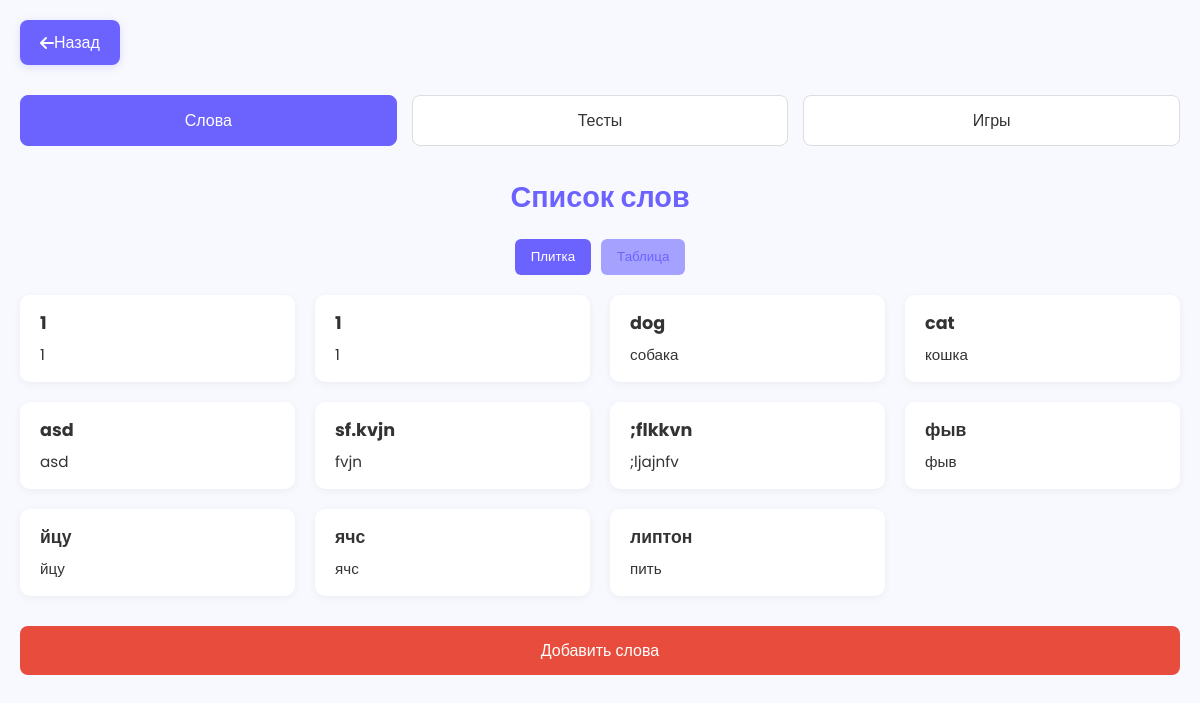
The app's page /words with its own data.
### site_1.py (models this page shows)
class Word(db.Model):
    __tablename__ = 'words'
    id = db.Column(db.Integer, primary_key=True)
    word = db.Column(db.String, nullable=False)
    perevod = db.Column(db.String, nullable=False)
    classs = db.Column('class', db.String, nullable=False)
    unit = db.Column(db.String, nullable=False)

### site_1.py (the view)
@app.route('/words')
def words():
    words = Word.query.order_by(Word.classs).all()
    items = {}
    for w in words:
        if w.classs not in items:
            items[w.classs] = {}
        if w.unit not in items[w.classs]:
            items[w.classs][w.unit] = []
        items[w.classs][w.unit].append([w.word, w.perevod])
    return render_template("words.html", items=items)

### templates/words.html (shortened to what this page needs)
<!DOCTYPE html>
<html lang="ru">
<head>
  <link rel="stylesheet" href="https://cdnjs.cloudflare.com/ajax/libs/font-awesome/6.0.0-beta3/css/all.min.css ">
</head>
<body>
  <div class="header">
    <button class="back-btn" id="back"><i class="fas fa-arrow-left"></i> Назад</button>
  </div>
  <div class="nav-tabs">
    <button id="words" class="nav-tab active">Слова</button>
    <button id="tests" class="nav-tab">Тесты</button>
    <button id="games" class="nav-tab">Игры</button>
  </div>
  <div class="container">
    <h1>Список слов</h1>
    <div class="view-toggle">
      <button onclick="setView('cards')" class="active" id="btn-cards">Плитка</button>
      <button onclick="setView('table')" id="btn-table">Таблица</button>
    </div>
    <div id="cardView" class="words-container">
      {% for class in items.keys() %}
        {% for unit in items[class] %}
          {% for item in items[class][unit] %}
            <div class="word-card">
              <strong>{{ item[0] }}</strong>
              <span>{{ item[1] }}</span>
            </div>
          {% endfor %}
        {% endfor %}
      {% endfor %}
    </div>
    <button id="add" class="add-btn">Добавить слова</button>
  </div>
</body>
</html>

### templates/words.html (style rules this page uses)
:root { --primary: #6c63ff; --primary-light: #a5a1ff; --background: #f8f9fe; --card-bg: #ffffff; --text: #333333; --border: #ddd; --button-hover: #5a52e0; --danger-color: #e74c3c; }
* { box-sizing: border-box; margin: 0; padding: 0; font-family: 'Poppins', sans-serif; }
body { background-color: var(--background); color: var(--text); padding: 20px; }
.header { display: flex; justify-content: space-between; align-items: center; margin-bottom: 30px; }
.back-btn { display: inline-flex; align-items: center; padding: 10px 20px; font-size: 1rem; font-weight: 500; background-color: var(--primary); color: white; border: none; border-radius: 8px; cursor: pointer; transition: all 0.3s ease; box-shadow: 0 2px 10px rgba(108, 99, 255, 0.2); }
.nav-tabs { display: flex; justify-content: center; gap: 15px; margin-bottom: 30px; flex-wrap: wrap; }
.nav-tab { flex: 1; padding: 12px 20px; font-size: 1rem; font-weight: 500; text-align: center; color: var(--text); background: white; border: 1px solid var(--border); border-radius: 8px; cursor: pointer; transition: all 0.3s ease; }
.nav-tab.active { background: var(--primary); color: white; border-color: var(--primary); }
h1 { text-align: center; font-size: 1.8rem; color: var(--primary); margin-bottom: 20px; }
.view-toggle { display: flex; justify-content: center; gap: 10px; margin-bottom: 20px; }
.view-toggle button { padding: 8px 16px; border: none; background: var(--primary-light); color: var(--primary); border-radius: 6px; cursor: pointer; font-weight: 500; }
.view-toggle button.active { background: var(--primary); color: white; }
.words-container { display: grid; grid-template-columns: repeat(auto-fill, minmax(220px, 1fr)); gap: 20px; }
.word-card { background: white; padding: 15px 20px; border-radius: 10px; box-shadow: 0 2px 8px rgba(0,0,0,0.05); transition: transform 0.2s ease; }
.word-card strong { display: block; font-size: 1.1rem; margin-bottom: 6px; }
.word-card span { color: var(--text-light); font-size: 0.95rem; }
.add-btn { display: block; width: 100%; padding: 12px 20px; font-size: 1rem; font-weight: 500; background-color: var(--danger-color); color: white; border: none; border-radius: 8px; cursor: pointer; transition: all 0.3s ease; margin-top: 30px; }

### records on screen
Word: word "dog", perevod "собака"
Word: word "cat", perevod "кошка"
Word: word "asd", perevod "asd"
Word: word "sf.kvjn", perevod "fvjn"
Word: word ";flkkvn", perevod ";ljajnfv"
Word: word "фыв", perevod "фыв"
Word: word "йцу", perevod "йцу"
Word: word "ячс", perevod "ячс"
Word: word "липтон", perevod "пить"

### other values on screen
{{ item[0] }} "1" "1"
{{ item[1] }} "1" "1"
